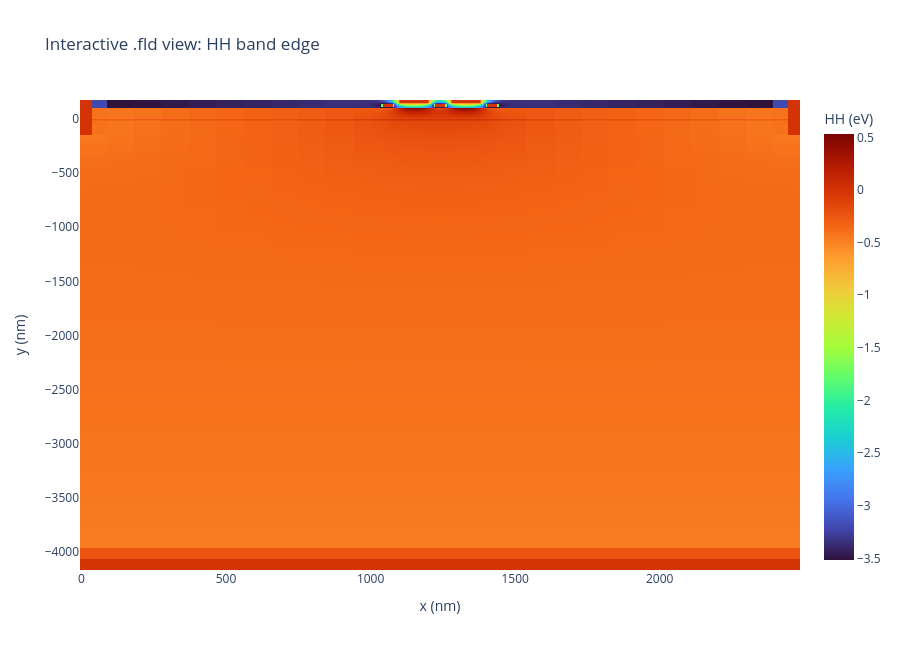

Notebook code for this chart:
### Code cell
nnt.plot_fld_interactive(
    bandedges_fld,
    variable='HH',
    title='Interactive .fld view: HH band edge',
)
